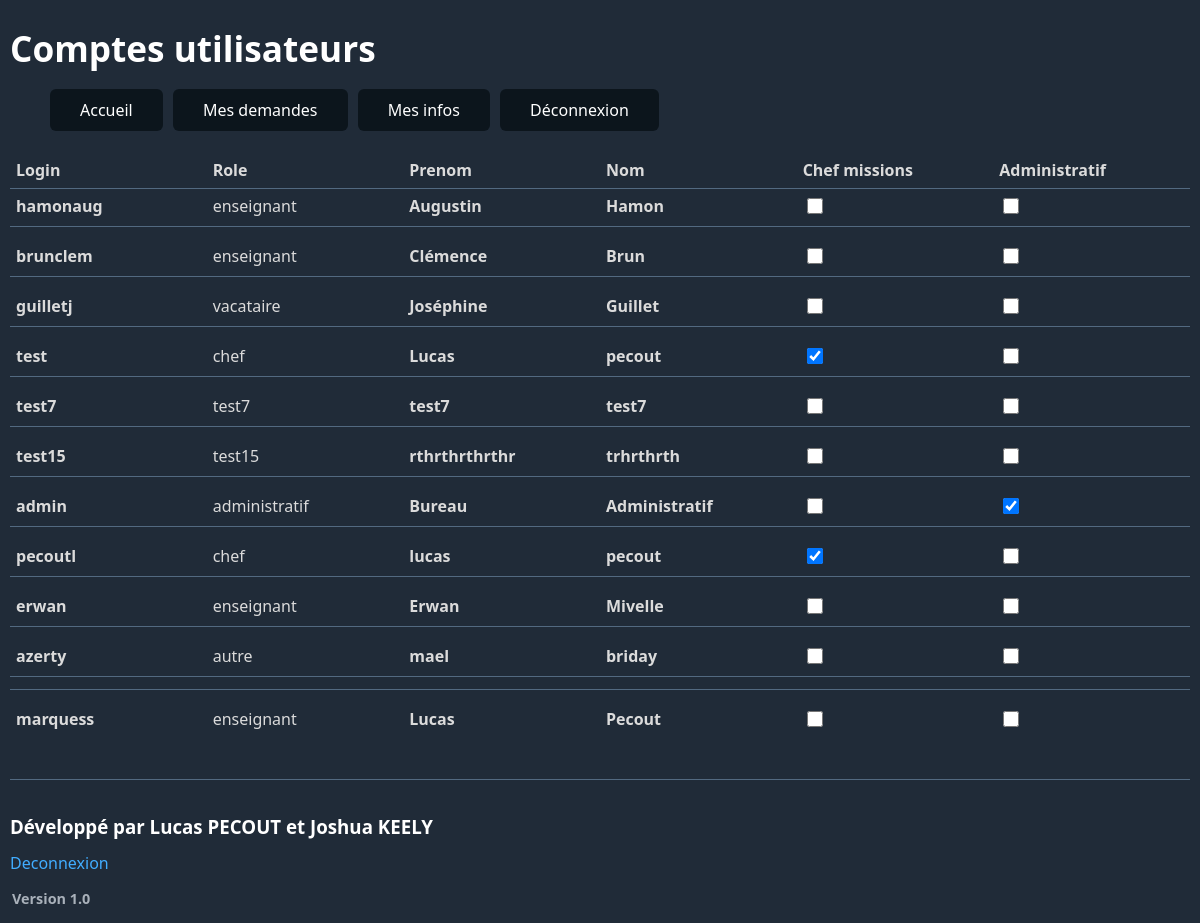
Page /anuaire (signed in) on the committed database.
### tables this page shows
CREATE TABLE "enseignants" (
	"secu"	varchar(15),
	"nom"	varchar(50) NOT NULL,
	"prenom"	varchar(50) NOT NULL,
	"naissance"	date,
	"email"	varchar(100) NOT NULL UNIQUE,
	"tel"	varchar(10),
	"urgence"	varchar(100),
	"login"	varchar(8),
	FOREIGN KEY("login") REFERENCES "comptes"("login"),
	PRIMARY KEY("secu")
);

CREATE TABLE "comptes" (
	"login"	varchar(8),
	"mdp"	varchar(128),
	"role"	varchar(15) NOT NULL,
	"admin"	INTEGER NOT NULL DEFAULT 0,
	PRIMARY KEY("login")
);

### app.py (the view)
@app.route('/anuaire', methods=['GET', 'POST'])
@db.login_required
def comptesanuaire():
    return render_template('comptes_anuaire.html',user=session['login'], comptes=db.get_comptes(),admin=db.get_admin(),administratif=db.get_administratif())

### db.py (called while the page is built)
def get_db():
    if 'db' not in g:
        g.db = sqlite3.connect(current_app.config['DATABASE'])
        g.db.row_factory = sqlite3.Row
        current_app.logger.info(f'Connexion à la BDD')
    return g.db

def get_comptes():
    db = get_db()
    cursor = db.cursor()
    cursor.execute("""SELECT x.login,nom,prenom, role AS role
                      FROM comptes x INNER JOIN enseignants y ON x.login = y.login""")
    return cursor.fetchall()

def login_required(f):
    @wraps(f)
    def wrap(*args, **kwargs):
        if 'login' in session:
            return f(*args, **kwargs)
        flash("Veuillez vous identifier")
        return redirect(url_for('login'))
    return wrap

def get_admin():
    db = get_db()
    cursor = db.cursor()
    cursor.execute("""SELECT login FROM comptes WHERE role = 'chef'""")
    return cursor.fetchall()

def get_administratif():
    db = get_db()
    cursor = db.cursor()
    cursor.execute("""SELECT login FROM comptes WHERE role = 'administratif'""")
    return cursor.fetchall()

### templates/comptes_anuaire.html (shortened to what this page needs)
{% extends 'layout.html' %}
{% block main %}
<h1>Comptes utilisateurs</h1>
<ul>
    <button onclick="window.location.href = '/';">Accueil</button>
    <button onclick="window.location.href = '/mesdemandes';">Mes demandes</button>
    <button onclick="window.location.href = '/mesinfos';">Mes infos</button>
    <button onclick="window.location.href = '/logout';">Déconnexion</button>
</ul>
<table>
    <thead>
    <tr>
        <th>Login</th>
        <th>Role</th>
        <th>Prenom</th>
        <th>Nom</th>
        <th>Chef missions</th>
        <th>Administratif</th>
    </tr>
    </thead>
    <tbody>
    {% for u in comptes %}
    <tr>
        <th>{{ u["login"] }}</th>
        <td>{{ u["role"] }}</td>
        <th>{{ u["prenom"] }}</th>
        <th>{{ u["nom"] }}</th>
        <th><input type="checkbox" {{ 'checked' if u['role'] == 'chef' }} onclick="return false"></th>
        <th><input type="checkbox" {{ 'checked' if u['role'] == 'administratif' }} onclick="return false"></th>
    </tr>
    </tbody>
    <tfoot>
    <tr>
        <th colspan="3"></th>
    </tr>
    {% endfor %}
    </tfoot>
</table>
{% endblock %}

### static/css/dark.css (style rules this page uses)
:root { --background-body: #202b38; --background: #161f27; --background-alt: #1a242f; --selection: #1c76c5; --text-main: #dbdbdb; --text-bright: #fff; --text-muted: #a9b1ba; --links: #41adff; --focus: #0096bfab; --border: #526980; --code: #ffbe85; --animation-duration: 0.1s; --button-base: #0c151c; --button-hover: #040a0f; --scrollbar-thumb: var(--button-hover); --scrollbar-thumb-hover: rgb(0, 0, 0); --form-placeholder: #a9a9a9; --form-text: #fff; --variable: #d941e2; --highlight: #efdb43; }
html { scrollbar-color: #040a0f #202b38; scrollbar-color: var(--scrollbar-thumb) var(--background-body); scrollbar-width: thin; }
body { font-family: system-ui, -apple-system, BlinkMacSystemFont, 'Segoe UI', 'Roboto', 'Oxygen', 'Ubuntu', 'Cantarell', 'Fira Sans', 'Droid Sans', 'Helvetica Neue', 'Segoe UI Emoji', 'Apple Color Emoji', 'Noto Color Emoji', sans-serif; line-height: 1.4; max-width: 1200px; margin: 3px auto; padding: 0 10px; word-wrap: break-word; color: #dbdbdb; color: var(--text-main); background: #202b38; background: var(--background-body); text-rendering: optimizeLegibility; }
button { transition: background-color 0.1s linear, border-color 0.1s linear, color 0.1s linear, box-shadow 0.1s linear, transform 0.1s ease; transition: background-color var(--animation-duration) linear, border-color var(--animation-duration) linear, color var(--animation-duration) linear, box-shadow var(--animation-duration) linear, transform var(--animation-duration) ease; }
input { transition: background-color 0.1s linear, border-color 0.1s linear, color 0.1s linear, box-shadow 0.1s linear, transform 0.1s ease; transition: background-color var(--animation-duration) linear, border-color var(--animation-duration) linear, color var(--animation-duration) linear, box-shadow var(--animation-duration) linear, transform var(--animation-duration) ease; }
h1 { font-size: 2.2em; margin-top: 0; }
h1, h2, h3, h4, h5, h6 { margin-bottom: 12px; margin-top: 24px; }
h1 { color: #fff; color: var(--text-bright); }
h1, h2, h3, h4, h5, h6, b, strong, th { font-weight: 600; }
button, select, input[type='submit'], input[type='reset'], input[type='button'], input[type='checkbox'], input[type='range'], input[type='radio'] { cursor: pointer; }
input, select { display: block; }
[type='checkbox'], [type='radio'] { display: initial; }
input { color: #fff; color: var(--form-text); background-color: #161f27; background-color: var(--background); font-family: inherit; font-size: inherit; margin-right: 6px; margin-bottom: 6px; padding: 10px; border: none; border-radius: 6px; outline: none; }
button { color: #fff; color: var(--form-text); background-color: #161f27; background-color: var(--background); font-family: inherit; font-size: inherit; margin-right: 6px; margin-bottom: 6px; padding: 10px; border: none; border-radius: 6px; outline: none; }
button { background-color: #0c151c; background-color: var(--button-base); padding-right: 30px; padding-left: 30px; }
input[type='checkbox'], input[type='radio'] { height: 1em; width: 1em; }
input { vertical-align: top; }
input:not([type='checkbox']):not([type='radio']), input[type='range'], select, button, textarea { -webkit-appearance: none; }
::placeholder { color: #a9a9a9; color: var(--form-placeholder); }
table { border-collapse: collapse; margin-bottom: 10px; width: 100%; table-layout: fixed; }
td, th { padding: 6px; text-align: left; vertical-align: top; word-wrap: break-word; }
thead { border-bottom: 1px solid #526980; border-bottom: 1px solid var(--border); }
tfoot { border-top: 1px solid #526980; border-top: 1px solid var(--border); }

### rows in the picture
enseignants: login "hamonaug", role "enseignant", prenom "Augustin", nom "Hamon"
enseignants: login "marquess", role "enseignant", prenom "Lucas", nom "Pecout"
enseignants: login "brunclem", role "enseignant", prenom "Clémence", nom "Brun"
enseignants: login "guilletj", role "vacataire", prenom "Joséphine", nom "Guillet"
enseignants: login "test", role "chef", prenom "Lucas", nom "pecout"
enseignants: login "test7", role "test7", prenom "test7", nom "test7"
enseignants: login "test15", role "test15", prenom "rthrthrthrthr", nom "trhrthrth"
enseignants: login "admin", role "administratif", prenom "Bureau", nom "Administratif"
enseignants: login "pecoutl", role "chef", prenom "lucas", nom "pecout"
enseignants: login "erwan", role "enseignant", prenom "Erwan", nom "Mivelle"
enseignants: login "azerty", role "autre", prenom "mael", nom "briday"
